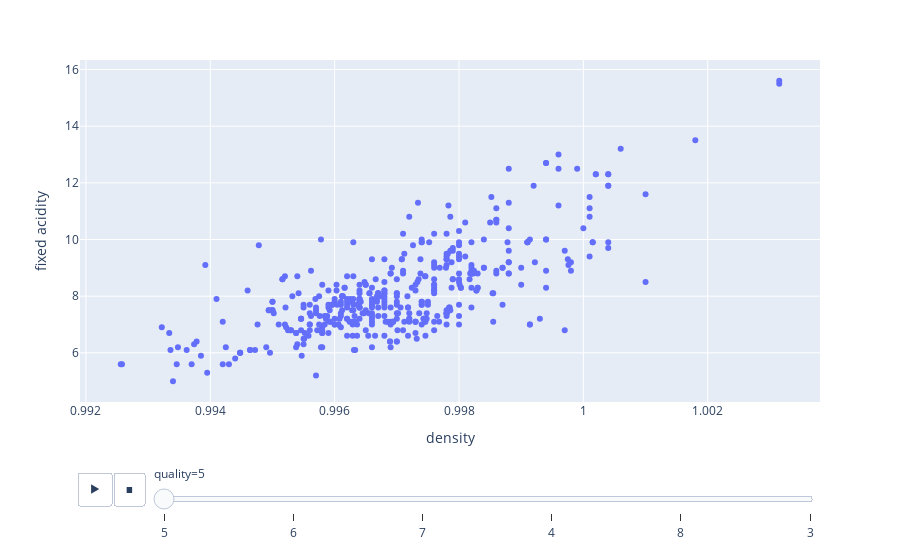

The notebook cell saved with this chart:
### Code cell
# using graph interactive the show the effect density - fixed acidity in the quality

px.scatter(df, x="density", y="fixed acidity",animation_frame="quality")

### Figure 1 — Plotly figure (JSON) as saved in the notebook; plotly's stock layout.template omitted (floating-point values rounded to 4 significant figures; data arrays with more than 128 entries replaced by an {"elided": "..."} marker saying what was removed)
{"data": [{"hovertemplate": "quality=5<br>density=%{x}<br>fixed acidity=%{y}<extra></extra>", "legendgroup": "", "marker": {"color": "#636efa", "symbol": "circle"}, "mode": "markers", "name": "", "orientation": "v", "showlegend": false, "type": "scatter", "x": {"elided": "457 float values"}, "xaxis": "x", "y": {"elided": "457 float values"}, "yaxis": "y"}], "layout": {"legend": {"tracegroupgap": 0}, "margin": {"t": 60}, "sliders": [{"active": 0, "currentvalue": {"prefix": "quality="}, "len": 0.9, "pad": {"b": 10, "t": 60}, "steps": [{"args": [["5"], {"frame": {"duration": 0, "redraw": false}, "fromcurrent": true, "mode": "immediate", "transition": {"duration": 0, "easing": "linear"}}], "label": "5", "method": "animate"}, {"args": [["6"], {"frame": {"duration": 0, "redraw": false}, "fromcurrent": true, "mode": "immediate", "transition": {"duration": 0, "easing": "linear"}}], "label": "6", "method": "animate"}, {"args": [["7"], {"frame": {"duration": 0, "redraw": false}, "fromcurrent": true, "mode": "immediate", "transition": {"duration": 0, "easing": "linear"}}], "label": "7", "method": "animate"}, {"args": [["4"], {"frame": {"duration": 0, "redraw": false}, "fromcurrent": true, "mode": "immediate", "transition": {"duration": 0, "easing": "linear"}}], "label": "4", "method": "animate"}, {"args": [["8"], {"frame": {"duration": 0, "redraw": false}, "fromcurrent": true, "mode": "immediate", "transition": {"duration": 0, "easing": "linear"}}], "label": "8", "method": "animate"}, {"args": [["3"], {"frame": {"duration": 0, "redraw": false}, "fromcurrent": true, "mode": "immediate", "transition": {"duration": 0, "easing": "linear"}}], "label": "3", "method": "animate"}], "x": 0.1, "xanchor": "left", "y": 0, "yanchor": "top"}], "updatemenus": [{"buttons": [{"args": [null, {"frame": {"duration": 500, "redraw": false}, "fromcurrent": true, "mode": "immediate", "transition": {"duration": 500, "easing": "linear"}}], "label": "&#9654;", "method": "animate"}, {"args": [[null], {"frame": {"duration": 0, "redraw": false}, "fromcurrent": true, "mode": "immediate", "transition": {"duration": 0, "easing": "linear"}}], "label": "&#9724;", "method": "animate"}], "direction": "left", "pad": {"r": 10, "t": 70}, "showactive": false, "type": "buttons", "x": 0.1, "xanchor": "right", "y": 0, "yanchor": "top"}], "xaxis": {"anchor": "y", "domain": [0, 1], "title": {"text": "density"}}, "yaxis": {"anchor": "x", "domain": [0, 1], "title": {"text": "fixed acidity"}}}}
